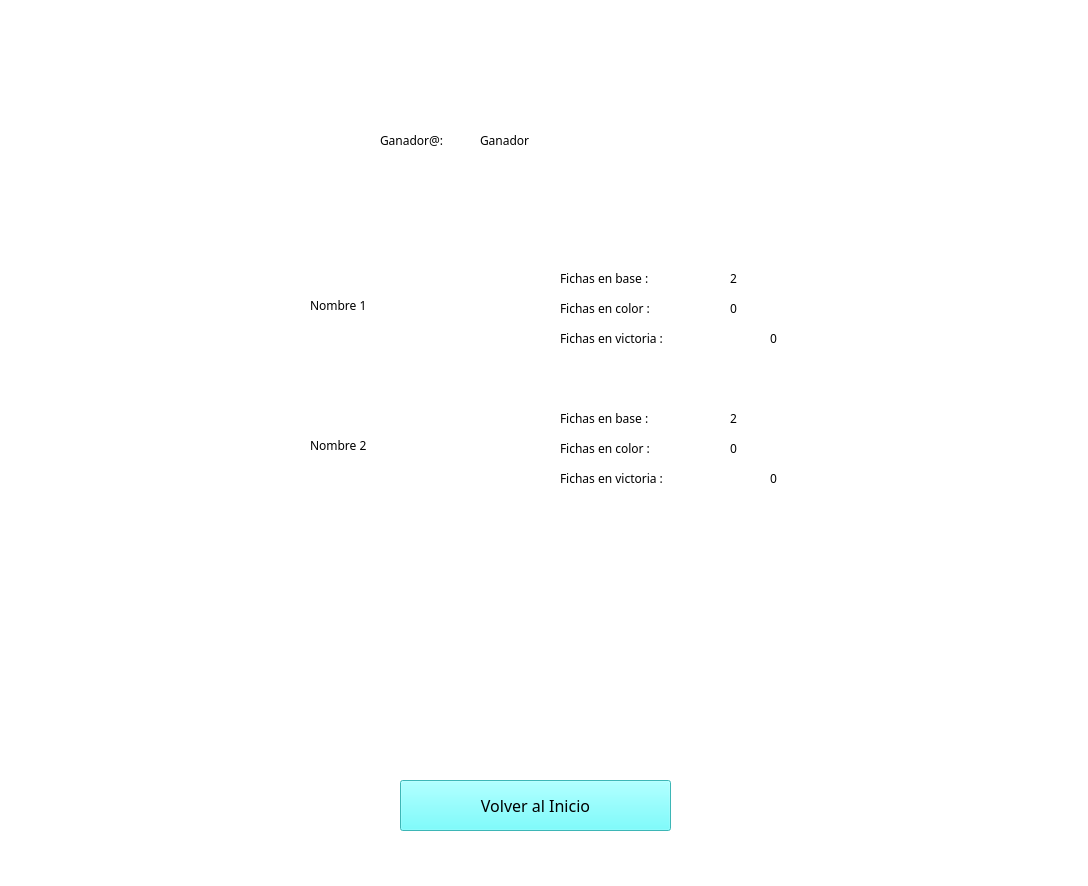
<?xml version="1.0" encoding="UTF-8"?>
<ui version="4.0">
 <class>MainWindow</class>
 <widget class="QMainWindow" name="MainWindow">
  <property name="geometry">
   <rect>
    <x>0</x>
    <y>0</y>
    <width>1088</width>
    <height>886</height>
   </rect>
  </property>
  <property name="windowTitle">
   <string>Resumen</string>
  </property>
  <property name="windowIcon">
   <iconset>
    <normaloff>../Sprites/Logos/logo.png</normaloff>../Sprites/Logos/logo.png</iconset>
  </property>
  <widget class="QWidget" name="centralwidget">
   <property name="autoFillBackground">
    <bool>false</bool>
   </property>
   <widget class="QWidget" name="widget" native="true">
    <property name="geometry">
     <rect>
      <x>0</x>
      <y>0</y>
      <width>1131</width>
      <height>891</height>
     </rect>
    </property>
    <property name="autoFillBackground">
     <bool>false</bool>
    </property>
    <property name="styleSheet">
     <string notr="true">background-color: rgb(0, 0, 40);</string>
    </property>
    <widget class="QLabel" name="label_fondo">
     <property name="geometry">
      <rect>
       <x>0</x>
       <y>0</y>
       <width>1091</width>
       <height>891</height>
      </rect>
     </property>
     <property name="styleSheet">
      <string notr="true">background-color: rgb(255, 255, 255);</string>
     </property>
     <property name="text">
      <string/>
     </property>
     <property name="pixmap">
      <pixmap>../Sprites/Logos/fondo.png</pixmap>
     </property>
     <property name="scaledContents">
      <bool>true</bool>
     </property>
    </widget>
    <widget class="QPushButton" name="boton_volver">
     <property name="geometry">
      <rect>
       <x>400</x>
       <y>780</y>
       <width>271</width>
       <height>51</height>
      </rect>
     </property>
     <property name="font">
      <font>
       <family>8514oem</family>
       <pointsize>12</pointsize>
       <weight>50</weight>
       <bold>false</bold>
      </font>
     </property>
     <property name="focusPolicy">
      <enum>Qt::NoFocus</enum>
     </property>
     <property name="styleSheet">
      <string notr="true">background-color: rgb(85, 255, 255);</string>
     </property>
     <property name="text">
      <string>Volver al Inicio</string>
     </property>
    </widget>
    <widget class="QLabel" name="label_ganador">
     <property name="geometry">
      <rect>
       <x>380</x>
       <y>100</y>
       <width>101</width>
       <height>81</height>
      </rect>
     </property>
     <property name="font">
      <font>
       <family>8514oem</family>
       <weight>50</weight>
       <italic>false</italic>
       <bold>false</bold>
       <underline>false</underline>
      </font>
     </property>
     <property name="styleSheet">
      <string notr="true">background-color: rgb(255, 255, 255);</string>
     </property>
     <property name="text">
      <string>Ganador@: </string>
     </property>
    </widget>
    <widget class="QLabel" name="label_blanco1">
     <property name="geometry">
      <rect>
       <x>270</x>
       <y>250</y>
       <width>551</width>
       <height>111</height>
      </rect>
     </property>
     <property name="font">
      <font>
       <family>8514oem</family>
       <weight>50</weight>
       <italic>false</italic>
       <bold>false</bold>
       <underline>false</underline>
      </font>
     </property>
     <property name="styleSheet">
      <string notr="true">background-color: rgb(255, 255, 255);</string>
     </property>
     <property name="text">
      <string/>
     </property>
    </widget>
    <widget class="QLabel" name="label_blanco2">
     <property name="geometry">
      <rect>
       <x>270</x>
       <y>390</y>
       <width>551</width>
       <height>111</height>
      </rect>
     </property>
     <property name="font">
      <font>
       <family>8514oem</family>
       <weight>50</weight>
       <italic>false</italic>
       <bold>false</bold>
       <underline>false</underline>
      </font>
     </property>
     <property name="styleSheet">
      <string notr="true">background-color: rgb(255, 255, 255);</string>
     </property>
     <property name="text">
      <string/>
     </property>
    </widget>
    <widget class="QLabel" name="label_blanco3">
     <property name="geometry">
      <rect>
       <x>270</x>
       <y>520</y>
       <width>551</width>
       <height>111</height>
      </rect>
     </property>
     <property name="font">
      <font>
       <family>8514oem</family>
       <weight>50</weight>
       <italic>false</italic>
       <bold>false</bold>
       <underline>false</underline>
      </font>
     </property>
     <property name="styleSheet">
      <string notr="true">background-color: rgb(255, 255, 255);</string>
     </property>
     <property name="text">
      <string/>
     </property>
    </widget>
    <widget class="QLabel" name="label_nombre1">
     <property name="geometry">
      <rect>
       <x>310</x>
       <y>290</y>
       <width>81</width>
       <height>31</height>
      </rect>
     </property>
     <property name="font">
      <font>
       <family>8514oem</family>
      </font>
     </property>
     <property name="styleSheet">
      <string notr="true">background-color: rgb(255, 255, 255);</string>
     </property>
     <property name="text">
      <string>Nombre 1</string>
     </property>
    </widget>
    <widget class="QLabel" name="label_nombre2">
     <property name="geometry">
      <rect>
       <x>310</x>
       <y>430</y>
       <width>81</width>
       <height>31</height>
      </rect>
     </property>
     <property name="font">
      <font>
       <family>8514oem</family>
      </font>
     </property>
     <property name="styleSheet">
      <string notr="true">background-color: rgb(255, 255, 255);</string>
     </property>
     <property name="text">
      <string>Nombre 2</string>
     </property>
    </widget>
    <widget class="QLabel" name="label_nombre3">
     <property name="geometry">
      <rect>
       <x>310</x>
       <y>560</y>
       <width>81</width>
       <height>31</height>
      </rect>
     </property>
     <property name="font">
      <font>
       <family>8514oem</family>
      </font>
     </property>
     <property name="styleSheet">
      <string notr="true">background-color: rgb(255, 255, 255);</string>
     </property>
     <property name="text">
      <string>Nombre 3</string>
     </property>
    </widget>
    <widget class="QLabel" name="ganador">
     <property name="geometry">
      <rect>
       <x>480</x>
       <y>100</y>
       <width>131</width>
       <height>81</height>
      </rect>
     </property>
     <property name="font">
      <font>
       <family>8514oem</family>
       <weight>50</weight>
       <italic>false</italic>
       <bold>false</bold>
       <underline>false</underline>
      </font>
     </property>
     <property name="styleSheet">
      <string notr="true">background-color: rgb(255, 255, 255);</string>
     </property>
     <property name="text">
      <string>Ganador</string>
     </property>
    </widget>
    <widget class="QLabel" name="fichas_color_j1">
     <property name="geometry">
      <rect>
       <x>730</x>
       <y>300</y>
       <width>21</width>
       <height>16</height>
      </rect>
     </property>
     <property name="font">
      <font>
       <family>8514oem</family>
       <weight>50</weight>
       <bold>false</bold>
      </font>
     </property>
     <property name="styleSheet">
      <string notr="true">background-color: rgb(255, 255, 255);</string>
     </property>
     <property name="text">
      <string>0</string>
     </property>
    </widget>
    <widget class="QLabel" name="fichas_victoria_j1">
     <property name="geometry">
      <rect>
       <x>770</x>
       <y>330</y>
       <width>21</width>
       <height>16</height>
      </rect>
     </property>
     <property name="font">
      <font>
       <family>8514oem</family>
       <weight>50</weight>
       <bold>false</bold>
      </font>
     </property>
     <property name="styleSheet">
      <string notr="true">background-color: rgb(255, 255, 255);</string>
     </property>
     <property name="text">
      <string>0</string>
     </property>
    </widget>
    <widget class="QLabel" name="label_fichas_victoria_j1">
     <property name="geometry">
      <rect>
       <x>560</x>
       <y>330</y>
       <width>201</width>
       <height>16</height>
      </rect>
     </property>
     <property name="font">
      <font>
       <family>8514oem</family>
       <weight>50</weight>
       <bold>false</bold>
      </font>
     </property>
     <property name="styleSheet">
      <string notr="true">background-color: rgb(255, 255, 255);</string>
     </property>
     <property name="text">
      <string>Fichas en victoria :</string>
     </property>
    </widget>
    <widget class="QLabel" name="fichas_base_j1">
     <property name="geometry">
      <rect>
       <x>730</x>
       <y>270</y>
       <width>21</width>
       <height>16</height>
      </rect>
     </property>
     <property name="font">
      <font>
       <family>8514oem</family>
       <weight>50</weight>
       <bold>false</bold>
      </font>
     </property>
     <property name="styleSheet">
      <string notr="true">background-color: rgb(255, 255, 255);</string>
     </property>
     <property name="text">
      <string>2</string>
     </property>
    </widget>
    <widget class="QLabel" name="label_fichas_base_j1">
     <property name="geometry">
      <rect>
       <x>560</x>
       <y>270</y>
       <width>161</width>
       <height>16</height>
      </rect>
     </property>
     <property name="font">
      <font>
       <family>8514oem</family>
       <weight>50</weight>
       <bold>false</bold>
      </font>
     </property>
     <property name="styleSheet">
      <string notr="true">background-color: rgb(255, 255, 255);</string>
     </property>
     <property name="text">
      <string>Fichas en base :</string>
     </property>
    </widget>
    <widget class="QLabel" name="label_fichas_color_j1">
     <property name="geometry">
      <rect>
       <x>560</x>
       <y>300</y>
       <width>161</width>
       <height>16</height>
      </rect>
     </property>
     <property name="font">
      <font>
       <family>8514oem</family>
       <weight>50</weight>
       <bold>false</bold>
      </font>
     </property>
     <property name="styleSheet">
      <string notr="true">background-color: rgb(255, 255, 255);</string>
     </property>
     <property name="text">
      <string>Fichas en color :</string>
     </property>
    </widget>
    <widget class="QLabel" name="fichas_color_j2">
     <property name="geometry">
      <rect>
       <x>730</x>
       <y>440</y>
       <width>21</width>
       <height>16</height>
      </rect>
     </property>
     <property name="font">
      <font>
       <family>8514oem</family>
       <weight>50</weight>
       <bold>false</bold>
      </font>
     </property>
     <property name="styleSheet">
      <string notr="true">background-color: rgb(255, 255, 255);</string>
     </property>
     <property name="text">
      <string>0</string>
     </property>
    </widget>
    <widget class="QLabel" name="label_fichas_base_j2">
     <property name="geometry">
      <rect>
       <x>560</x>
       <y>410</y>
       <width>161</width>
       <height>16</height>
      </rect>
     </property>
     <property name="font">
      <font>
       <family>8514oem</family>
       <weight>50</weight>
       <bold>false</bold>
      </font>
     </property>
     <property name="styleSheet">
      <string notr="true">background-color: rgb(255, 255, 255);</string>
     </property>
     <property name="text">
      <string>Fichas en base :</string>
     </property>
    </widget>
    <widget class="QLabel" name="fichas_victoria_j2">
     <property name="geometry">
      <rect>
       <x>770</x>
       <y>470</y>
       <width>21</width>
       <height>16</height>
      </rect>
     </property>
     <property name="font">
      <font>
       <family>8514oem</family>
       <weight>50</weight>
       <bold>false</bold>
      </font>
     </property>
     <property name="styleSheet">
      <string notr="true">background-color: rgb(255, 255, 255);</string>
     </property>
     <property name="text">
      <string>0</string>
     </property>
    </widget>
    <widget class="QLabel" name="label_fichas_victoria_j2">
     <property name="geometry">
      <rect>
       <x>560</x>
       <y>470</y>
       <width>201</width>
       <height>16</height>
      </rect>
     </property>
     <property name="font">
      <font>
       <family>8514oem</family>
       <weight>50</weight>
       <bold>false</bold>
      </font>
     </property>
     <property name="styleSheet">
      <string notr="true">background-color: rgb(255, 255, 255);</string>
     </property>
     <property name="text">
      <string>Fichas en victoria :</string>
     </property>
    </widget>
    <widget class="QLabel" name="fichas_base_j2">
     <property name="geometry">
      <rect>
       <x>730</x>
       <y>410</y>
       <width>21</width>
       <height>16</height>
      </rect>
     </property>
     <property name="font">
      <font>
       <family>8514oem</family>
       <weight>50</weight>
       <bold>false</bold>
      </font>
     </property>
     <property name="styleSheet">
      <string notr="true">background-color: rgb(255, 255, 255);</string>
     </property>
     <property name="text">
      <string>2</string>
     </property>
    </widget>
    <widget class="QLabel" name="label_fichas_color_j2">
     <property name="geometry">
      <rect>
       <x>560</x>
       <y>440</y>
       <width>161</width>
       <height>16</height>
      </rect>
     </property>
     <property name="font">
      <font>
       <family>8514oem</family>
       <weight>50</weight>
       <bold>false</bold>
      </font>
     </property>
     <property name="styleSheet">
      <string notr="true">background-color: rgb(255, 255, 255);</string>
     </property>
     <property name="text">
      <string>Fichas en color :</string>
     </property>
    </widget>
    <widget class="QLabel" name="fichas_color_j3">
     <property name="geometry">
      <rect>
       <x>730</x>
       <y>570</y>
       <width>21</width>
       <height>16</height>
      </rect>
     </property>
     <property name="font">
      <font>
       <family>8514oem</family>
       <weight>50</weight>
       <bold>false</bold>
      </font>
     </property>
     <property name="styleSheet">
      <string notr="true">background-color: rgb(255, 255, 255);</string>
     </property>
     <property name="text">
      <string>0</string>
     </property>
    </widget>
    <widget class="QLabel" name="label_fichas_base_j3">
     <property name="geometry">
      <rect>
       <x>560</x>
       <y>540</y>
       <width>161</width>
       <height>16</height>
      </rect>
     </property>
     <property name="font">
      <font>
       <family>8514oem</family>
       <weight>50</weight>
       <bold>false</bold>
      </font>
     </property>
     <property name="styleSheet">
      <string notr="true">background-color: rgb(255, 255, 255);</string>
     </property>
     <property name="text">
      <string>Fichas en base :</string>
     </property>
    </widget>
    <widget class="QLabel" name="fichas_victoria_j3">
     <property name="geometry">
      <rect>
       <x>770</x>
       <y>600</y>
       <width>21</width>
       <height>16</height>
      </rect>
     </property>
     <property name="font">
      <font>
       <family>8514oem</family>
       <weight>50</weight>
       <bold>false</bold>
      </font>
     </property>
     <property name="styleSheet">
      <string notr="true">background-color: rgb(255, 255, 255);</string>
     </property>
     <property name="text">
      <string>0</string>
     </property>
    </widget>
    <widget class="QLabel" name="label_fichas_victoria_j3">
     <property name="geometry">
      <rect>
       <x>560</x>
       <y>600</y>
       <width>201</width>
       <height>16</height>
      </rect>
     </property>
     <property name="font">
      <font>
       <family>8514oem</family>
       <weight>50</weight>
       <bold>false</bold>
      </font>
     </property>
     <property name="styleSheet">
      <string notr="true">background-color: rgb(255, 255, 255);</string>
     </property>
     <property name="text">
      <string>Fichas en victoria :</string>
     </property>
    </widget>
    <widget class="QLabel" name="fichas_base_j3">
     <property name="geometry">
      <rect>
       <x>730</x>
       <y>540</y>
       <width>21</width>
       <height>16</height>
      </rect>
     </property>
     <property name="font">
      <font>
       <family>8514oem</family>
       <weight>50</weight>
       <bold>false</bold>
      </font>
     </property>
     <property name="styleSheet">
      <string notr="true">background-color: rgb(255, 255, 255);</string>
     </property>
     <property name="text">
      <string>2</string>
     </property>
    </widget>
    <widget class="QLabel" name="label_fichas_color_j3">
     <property name="geometry">
      <rect>
       <x>560</x>
       <y>570</y>
       <width>161</width>
       <height>16</height>
      </rect>
     </property>
     <property name="font">
      <font>
       <family>8514oem</family>
       <weight>50</weight>
       <bold>false</bold>
      </font>
     </property>
     <property name="styleSheet">
      <string notr="true">background-color: rgb(255, 255, 255);</string>
     </property>
     <property name="text">
      <string>Fichas en color :</string>
     </property>
    </widget>
    <widget class="QLabel" name="fichas_color_j4">
     <property name="geometry">
      <rect>
       <x>730</x>
       <y>700</y>
       <width>21</width>
       <height>16</height>
      </rect>
     </property>
     <property name="font">
      <font>
       <family>8514oem</family>
       <weight>50</weight>
       <bold>false</bold>
      </font>
     </property>
     <property name="styleSheet">
      <string notr="true">background-color: rgb(255, 255, 255);</string>
     </property>
     <property name="text">
      <string>0</string>
     </property>
    </widget>
    <widget class="QLabel" name="label_fichas_base_j4">
     <property name="geometry">
      <rect>
       <x>560</x>
       <y>670</y>
       <width>161</width>
       <height>16</height>
      </rect>
     </property>
     <property name="font">
      <font>
       <family>8514oem</family>
       <weight>50</weight>
       <bold>false</bold>
      </font>
     </property>
     <property name="styleSheet">
      <string notr="true">background-color: rgb(255, 255, 255);</string>
     </property>
     <property name="text">
      <string>Fichas en base :</string>
     </property>
    </widget>
    <widget class="QLabel" name="label_blanco4">
     <property name="geometry">
      <rect>
       <x>270</x>
       <y>650</y>
       <width>551</width>
       <height>111</height>
      </rect>
     </property>
     <property name="font">
      <font>
       <family>8514oem</family>
       <weight>50</weight>
       <italic>false</italic>
       <bold>false</bold>
       <underline>false</underline>
      </font>
     </property>
     <property name="styleSheet">
      <string notr="true">background-color: rgb(255, 255, 255);</string>
     </property>
     <property name="text">
      <string/>
     </property>
    </widget>
    <widget class="QLabel" name="label_fichas_victoria_j4">
     <property name="geometry">
      <rect>
       <x>560</x>
       <y>730</y>
       <width>201</width>
       <height>16</height>
      </rect>
     </property>
     <property name="font">
      <font>
       <family>8514oem</family>
       <weight>50</weight>
       <bold>false</bold>
      </font>
     </property>
     <property name="styleSheet">
      <string notr="true">background-color: rgb(255, 255, 255);</string>
     </property>
     <property name="text">
      <string>Fichas en victoria :</string>
     </property>
    </widget>
    <widget class="QLabel" name="fichas_base_j4">
     <property name="geometry">
      <rect>
       <x>730</x>
       <y>670</y>
       <width>21</width>
       <height>16</height>
      </rect>
     </property>
     <property name="font">
      <font>
       <family>8514oem</family>
       <weight>50</weight>
       <bold>false</bold>
      </font>
     </property>
     <property name="styleSheet">
      <string notr="true">background-color: rgb(255, 255, 255);</string>
     </property>
     <property name="text">
      <string>2</string>
     </property>
    </widget>
    <widget class="QLabel" name="label_nombre4">
     <property name="geometry">
      <rect>
       <x>310</x>
       <y>690</y>
       <width>81</width>
       <height>31</height>
      </rect>
     </property>
     <property name="font">
      <font>
       <family>8514oem</family>
      </font>
     </property>
     <property name="styleSheet">
      <string notr="true">background-color: rgb(255, 255, 255);</string>
     </property>
     <property name="text">
      <string>Nombre 4</string>
     </property>
    </widget>
    <widget class="QLabel" name="fichas_victoria_j4">
     <property name="geometry">
      <rect>
       <x>770</x>
       <y>730</y>
       <width>21</width>
       <height>16</height>
      </rect>
     </property>
     <property name="font">
      <font>
       <family>8514oem</family>
       <weight>50</weight>
       <bold>false</bold>
      </font>
     </property>
     <property name="styleSheet">
      <string notr="true">background-color: rgb(255, 255, 255);</string>
     </property>
     <property name="text">
      <string>0</string>
     </property>
    </widget>
    <widget class="QLabel" name="label_fichas_color_j4">
     <property name="geometry">
      <rect>
       <x>560</x>
       <y>700</y>
       <width>161</width>
       <height>16</height>
      </rect>
     </property>
     <property name="font">
      <font>
       <family>8514oem</family>
       <weight>50</weight>
       <bold>false</bold>
      </font>
     </property>
     <property name="styleSheet">
      <string notr="true">background-color: rgb(255, 255, 255);</string>
     </property>
     <property name="text">
      <string>Fichas en color :</string>
     </property>
    </widget>
    <widget class="QLabel" name="label_tapa_1">
     <property name="geometry">
      <rect>
       <x>270</x>
       <y>520</y>
       <width>551</width>
       <height>111</height>
      </rect>
     </property>
     <property name="font">
      <font>
       <family>8514oem</family>
       <weight>50</weight>
       <italic>false</italic>
       <bold>false</bold>
       <underline>false</underline>
      </font>
     </property>
     <property name="styleSheet">
      <string notr="true">background-color: rgb(255, 255, 255);</string>
     </property>
     <property name="text">
      <string/>
     </property>
    </widget>
    <widget class="QLabel" name="label_tapa_2">
     <property name="geometry">
      <rect>
       <x>270</x>
       <y>650</y>
       <width>551</width>
       <height>111</height>
      </rect>
     </property>
     <property name="font">
      <font>
       <family>8514oem</family>
       <weight>50</weight>
       <italic>false</italic>
       <bold>false</bold>
       <underline>false</underline>
      </font>
     </property>
     <property name="styleSheet">
      <string notr="true">background-color: rgb(255, 255, 255);</string>
     </property>
     <property name="text">
      <string/>
     </property>
    </widget>
    <zorder>label_fondo</zorder>
    <zorder>boton_volver</zorder>
    <zorder>label_ganador</zorder>
    <zorder>label_blanco1</zorder>
    <zorder>label_blanco2</zorder>
    <zorder>label_blanco3</zorder>
    <zorder>label_nombre1</zorder>
    <zorder>label_nombre2</zorder>
    <zorder>label_nombre3</zorder>
    <zorder>ganador</zorder>
    <zorder>fichas_color_j1</zorder>
    <zorder>fichas_victoria_j1</zorder>
    <zorder>label_fichas_victoria_j1</zorder>
    <zorder>fichas_base_j1</zorder>
    <zorder>label_fichas_base_j1</zorder>
    <zorder>label_fichas_color_j1</zorder>
    <zorder>fichas_color_j2</zorder>
    <zorder>label_fichas_base_j2</zorder>
    <zorder>fichas_victoria_j2</zorder>
    <zorder>label_fichas_victoria_j2</zorder>
    <zorder>fichas_base_j2</zorder>
    <zorder>label_fichas_color_j2</zorder>
    <zorder>fichas_color_j3</zorder>
    <zorder>label_fichas_base_j3</zorder>
    <zorder>fichas_victoria_j3</zorder>
    <zorder>label_fichas_victoria_j3</zorder>
    <zorder>fichas_base_j3</zorder>
    <zorder>label_fichas_color_j3</zorder>
    <zorder>label_blanco4</zorder>
    <zorder>label_fichas_victoria_j4</zorder>
    <zorder>fichas_base_j4</zorder>
    <zorder>label_nombre4</zorder>
    <zorder>fichas_victoria_j4</zorder>
    <zorder>label_fichas_color_j4</zorder>
    <zorder>label_fichas_base_j4</zorder>
    <zorder>fichas_color_j4</zorder>
    <zorder>label_tapa_1</zorder>
    <zorder>label_tapa_2</zorder>
   </widget>
  </widget>
 </widget>
 <resources/>
 <connections/>
</ui>
